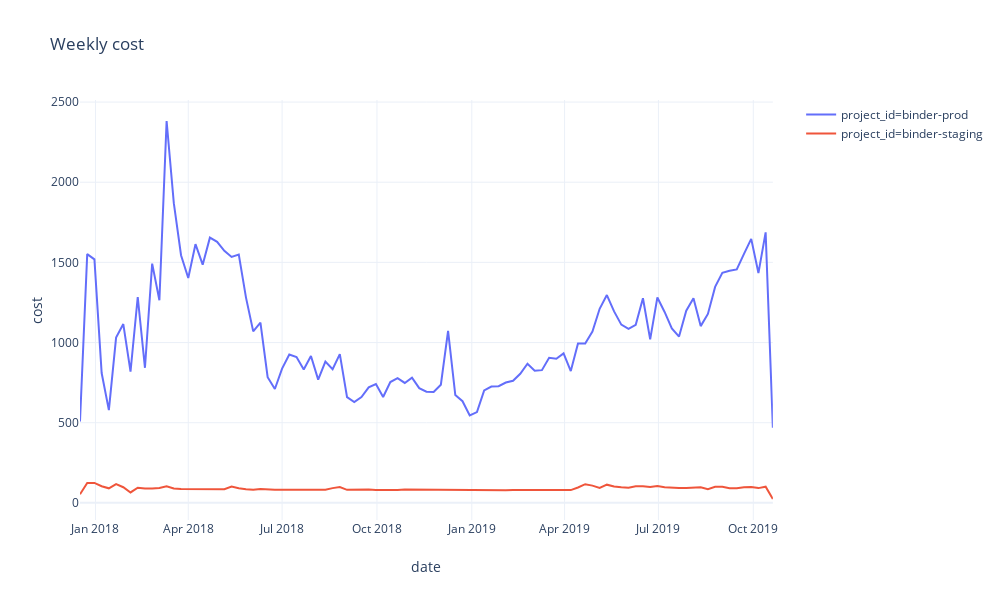

Notebook code for this chart:
### Markdown cell above
# Costs by week

### Code cell
pe.line(weekly_costs, x='date', y='cost', color='project_id',
        width=width, template=template, title="Weekly cost")
